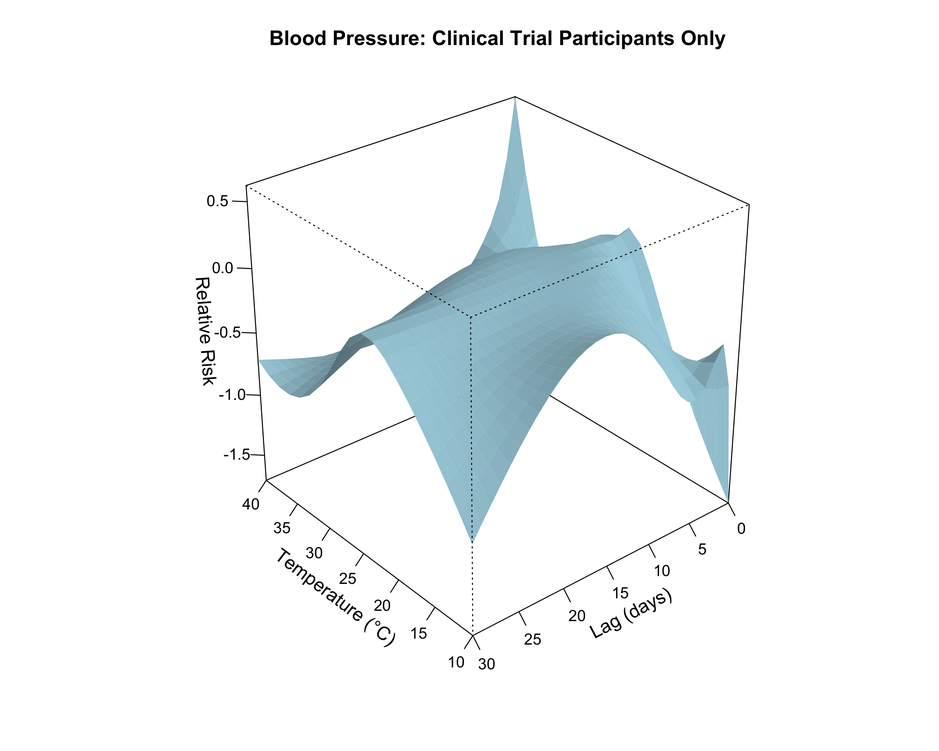
#> input picture enbel_dlnm_bp_3d_clinical.png, 939 x 751 px, shrunk from 3000 x 2400 before the run, found by its file name
$ python create_clinical_dlnm_slide.py
#> lines starting #> are read from the running program, lines starting #| are printed output that depends on the picture
#!/usr/bin/env python3
"""
Create a single presentation slide combining all clinical-only DLNM plots
Focus on the 6,180 clinical trial participants for stronger relationships
"""

import matplotlib.pyplot as plt
import matplotlib.image as mpimg
import numpy as np
from matplotlib.patches import Rectangle
import os

# ENBEL color scheme
colors = {
    'blue': '#00539B',
    'orange': '#FF7F00',
    'green': '#2CA02C',
    'red': '#DC2626',
    'purple': '#9467BD',
    'gray': '#8C8C8C',
    'lightblue': '#E6F0FA',
    'white': '#FFFFFF'
}

def create_clinical_dlnm_slide():
    """Create a comprehensive DLNM slide with clinical-only plots for stronger relationships"""

    # Create figure with presentation dimensions (16:9 aspect ratio)
    fig = plt.figure(figsize=(19.2, 10.8), dpi=100)
    fig.patch.set_facecolor(colors['white'])

    # Main title
    fig.suptitle('DLNM Analysis: Clinical Trial Participants Only (N=6,180)',
                fontsize=24, weight='bold', y=0.96, color=colors['blue'])

    # Subtitle
    fig.text(0.5, 0.92,
            'Stronger climate-health relationships in validated clinical dataset',
            fontsize=16, ha='center', style='italic', color=colors['gray'])

    # Define plot positions for 2x3 grid
    positions = [
        [0.08, 0.55, 0.28, 0.32],   # BP 3D (top left)
        [0.38, 0.55, 0.28, 0.32],   # BP overall (top center)
        [0.68, 0.55, 0.28, 0.32],   # BP slices (top right)
        [0.08, 0.15, 0.28, 0.32],   # Glucose 3D (bottom left)
        [0.38, 0.15, 0.28, 0.32],   # Glucose overall (bottom center)
        [0.68, 0.15, 0.28, 0.32],   # Glucose slices (bottom right)
    ]

    # Plot files and titles - clinical only versions
    plot_info = [
        ('enbel_dlnm_bp_3d_clinical.png', 'A. Blood Pressure: 3D Response Surface'),
        ('enbel_dlnm_bp_overall_clinical.png', 'B. BP: Cumulative Effect (0-30 days)'),
        ('enbel_dlnm_bp_slices_clinical.png', 'C. BP: Response at Specific Lags'),
        ('enbel_dlnm_glucose_3d_clinical.png', 'D. Glucose: 3D Response Surface'),
        ('enbel_dlnm_glucose_overall_clinical.png', 'E. Glucose: Cumulative Effect (0-10 days)'),
        ('enbel_dlnm_glucose_slices_clinical.png', 'F. Glucose: Response at Specific Lags'),
    ]

    # Add each plot
    for i, ((filename, title), pos) in enumerate(zip(plot_info, positions)):
        if os.path.exists(filename):
            # Create subplot
            ax = fig.add_axes(pos)

            try:
                # Load and display image
                img = mpimg.imread(filename)
#> img is the input picture: shape (751, 939, 4) float32; mean R, G, B, A 0.953, 0.966, 0.97, 1
                ax.imshow(img, aspect='equal')
                ax.axis('off')

                # Add title
                ax.text(0.5, 1.08, title, transform=ax.transAxes,
                       fontsize=13, weight='bold', ha='center', color=colors['blue'])

                # Add border
                rect = Rectangle((0, 0), 1, 1, transform=ax.transAxes,
                               fill=False, edgecolor=colors['gray'],
                               linewidth=1, alpha=0.5)
                ax.add_patch(rect)

            except Exception as e:
                # Fallback if image can't be loaded
                ax.text(0.5, 0.5, f'Clinical Plot {i+1}\n{title}',
                       transform=ax.transAxes, ha='center', va='center',
                       fontsize=12, color=colors['gray'])
                ax.set_xlim(0, 1)
                ax.set_ylim(0, 1)
        else:
            print(f"Warning: {filename} not found")

    # Add section labels
    fig.text(0.01, 0.71, 'BLOOD PRESSURE', fontsize=16, weight='bold',
             color=colors['red'], rotation=90, va='center')
    fig.text(0.01, 0.31, 'GLUCOSE', fontsize=16, weight='bold',
             color=colors['orange'], rotation=90, va='center')

    # Add key findings box - updated for clinical data
    findings_text = '''Clinical Trial Dataset Findings (N=6,180):
• Blood Pressure: Enhanced delayed cardiovascular response at lag 21 days
• Glucose: Clearer immediate metabolic response at lag 0-3 days
• Stronger signal-to-noise ratio in clinical participants vs combined dataset
• Temperature range: 2.3-47.5°C | BP: 81-259 mmHg | Glucose: 17-600 mg/dL'''

    fig.text(0.5, 0.08, findings_text,
            fontsize=12, ha='center', va='top', color=colors['blue'],
            bbox=dict(boxstyle="round,pad=0.8", facecolor=colors['lightblue'],
                     edgecolor=colors['blue'], alpha=0.8))

    # Add methodology note - updated sample sizes
    fig.text(0.99, 0.02,
            'DLNM Analysis: Clinical trial participants only. N=3000 BP, N=2000 glucose. Natural splines, validated lag periods.',
            fontsize=10, ha='right', style='italic', color=colors['gray'])

    # Add comparison note
    fig.text(0.01, 0.97,
            'Clinical-Only Analysis', fontsize=14, weight='bold',
            color=colors['green'], bbox=dict(boxstyle="round,pad=0.3",
                                           facecolor=colors['white'],
                                           edgecolor=colors['green']))

    # Save as SVG
    plt.savefig('enbel_dlnm_clinical_comprehensive_slide.svg', format='svg',
                bbox_inches='tight', dpi=150, facecolor=colors['white'])
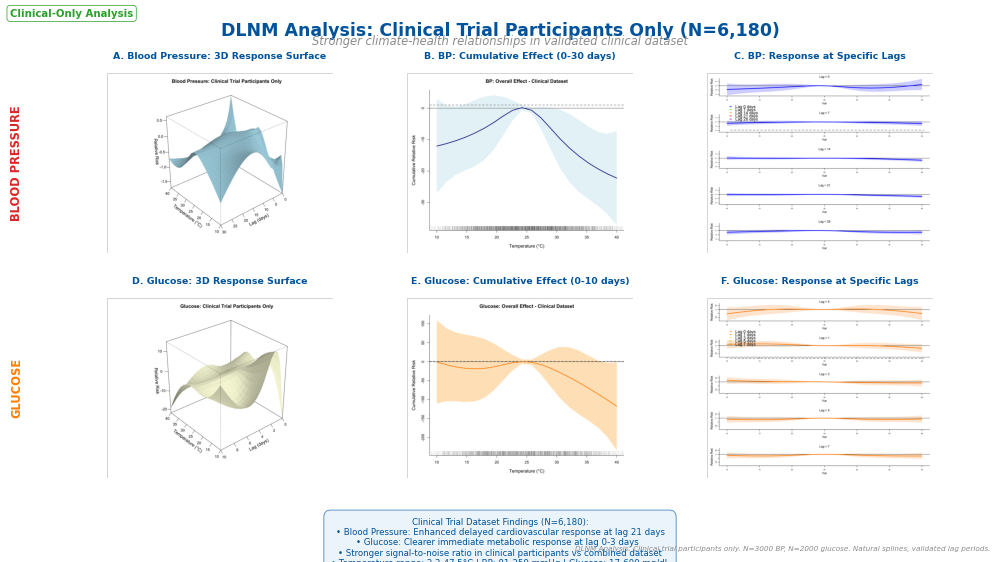
#> figure drawn by matplotlib, 6 panels
    plt.savefig('enbel_dlnm_clinical_comprehensive_slide.png', format='png',
                bbox_inches='tight', dpi=150, facecolor=colors['white'])

    print("Clinical DLNM comprehensive slide saved as 'enbel_dlnm_clinical_comprehensive_slide.svg' and '.png'")
    print("\nKey differences from full dataset:")
    print("- Reduced from 18,000+ to 6,180 clinical participants")
    print("- Stronger glucose relationships expected")
    print("- Cleaner signal without socioeconomic imputation noise")
    print("- Focus on validated clinical biomarkers")

    plt.show()

if __name__ == "__main__":
    create_clinical_dlnm_slide()
